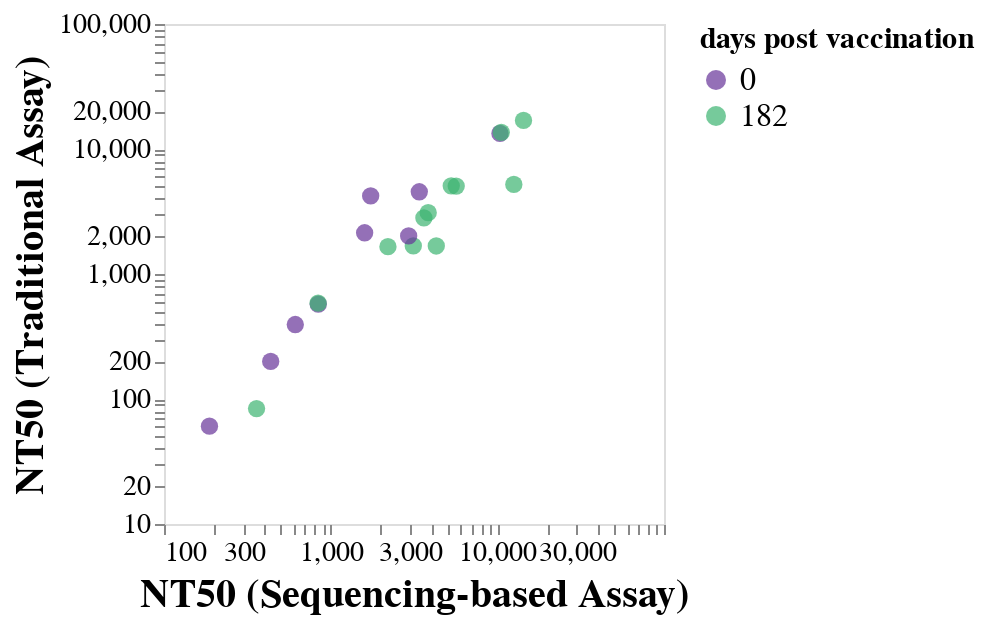

Source (notebook cell):
### Code cell
#Create a plot of correlation colored by collection day
alt.Chart(mergeddf).mark_point(filled=True, size=75).encode( 
    x=alt.X('titer', scale=alt.Scale(type="log"),axis=alt.Axis(title="NT50 (Sequencing-based Assay)")), 
    y=alt.Y('nt50_GFPneut', scale=alt.Scale(type="log"),axis=alt.Axis(title="NT50 (Traditional Assay)")),
    color =alt.Color('timepoint:N', sort=['0','182'], title="days post vaccination",legend=alt.Legend(orient='right',labelLimit= 0)).scale(range = ['rebeccapurple', 'mediumseagreen']),
).properties(width = 250, height = 250).configure_axis(grid=False, domain=False,labelFontSize=14,titleFontSize=20).configure_legend(titleAlign='left',labelLimit= 0,
titleFontSize=15,
labelFontSize=16
)

### Figure 1 — Vega-Lite specification as saved in the notebook (floating-point values rounded to 4 significant figures)
{"config": {"view": {"continuousWidth": 300, "continuousHeight": 300}, "axis": {"domain": false, "grid": false, "labelFontSize": 14, "titleFontSize": 20}, "legend": {"labelFontSize": 16, "labelLimit": 0, "titleAlign": "left", "titleFontSize": 15}}, "data": {"name": "data-73683ddb54ab0f9bbf14cf6c286d76fb"}, "mark": {"type": "point", "filled": true, "size": 75}, "encoding": {"color": {"field": "timepoint", "legend": {"labelLimit": 0, "orient": "right"}, "scale": {"range": ["rebeccapurple", "mediumseagreen"]}, "sort": ["0", "182"], "title": "days post vaccination", "type": "nominal"}, "x": {"axis": {"title": "NT50 (Sequencing-based Assay)"}, "field": "titer", "scale": {"type": "log"}, "type": "quantitative"}, "y": {"axis": {"title": "NT50 (Traditional Assay)"}, "field": "nt50_GFPneut", "scale": {"type": "log"}, "type": "quantitative"}}, "height": 250, "width": 250, "$schema": "https://vega.github.io/schema/vega-lite/v5.16.3.json", "datasets": {"data-73683ddb54ab0f9bbf14cf6c286d76fb": [{"serum_GFPname": "D10066_day182", "virus": "A/Hawaii/70/2019", "ic50": 0.000356, "midpoint_bound": 0.0003552, "midpoint_bound_type": "interpolated", "r2": 0.9901, "nt50_GFPneut": 2809.0, "serum": "D10066d182", "titer": 3625.0, "titer_as": "midpoint", "timepoint": "182"}, {"serum_GFPname": "D10066_day182", "virus": "A/Wisconsin/588/2019", "ic50": 0.0001921, "midpoint_bound": 0.0001921, "midpoint_bound_type": "interpolated", "r2": 0.9936, "nt50_GFPneut": 5205.0, "serum": "D10066d182", "titer": 12560.0, "titer_as": "midpoint", "timepoint": "182"}, {"serum_GFPname": "D10066_day182", "virus": "A/England/220200318/2022", "ic50": 0.0005969, "midpoint_bound": 0.0006031, "midpoint_bound_type": "interpolated", "r2": 0.9374, "nt50_GFPneut": 1675.0, "serum": "D10066d182", "titer": 4302.0, "titer_as": "midpoint", "timepoint": "182"}, {"serum_GFPname": "D10175_day0", "virus": "A/Hawaii/70/2019", "ic50": 7.511e-05, "midpoint_bound": 7.502e-05, "midpoint_bound_type": "interpolated", "r2": 0.9884, "nt50_GFPneut": 13310.0, "serum": "D10175d0", "titer": 10370.0, "titer_as": "midpoint", "timepoint": "0"}, {"serum_GFPname": "D10175_day0", "virus": "A/Wisconsin/588/2019", "ic50": 0.0002373, "midpoint_bound": 0.000237, "midpoint_bound_type": "interpolated", "r2": 0.9934, "nt50_GFPneut": 4213.0, "serum": "D10175d0", "titer": 1738.0, "titer_as": "midpoint", "timepoint": "0"}, {"serum_GFPname": "D10175_day0", "virus": "A/England/220200318/2022", "ic50": 0.000468, "midpoint_bound": 0.0004892, "midpoint_bound_type": "interpolated", "r2": 0.9577, "nt50_GFPneut": 2137.0, "serum": "D10175d0", "titer": 1599.0, "titer_as": "midpoint", "timepoint": "0"}, {"serum_GFPname": "D10175_day182", "virus": "A/Hawaii/70/2019", "ic50": 5.907e-05, "midpoint_bound": 5.916e-05, "midpoint_bound_type": "interpolated", "r2": 0.9887, "nt50_GFPneut": 16930.0, "serum": "D10175d182", "titer": 14360.0, "titer_as": "midpoint", "timepoint": "182"}, {"serum_GFPname": "D10175_day182", "virus": "A/Wisconsin/588/2019", "ic50": 7.36e-05, "midpoint_bound": 7.351e-05, "midpoint_bound_type": "interpolated", "r2": 0.9934, "nt50_GFPneut": 13590.0, "serum": "D10175d182", "titer": 10560.0, "titer_as": "midpoint", "timepoint": "182"}, {"serum_GFPname": "D10175_day182", "virus": "A/England/220200318/2022", "ic50": 0.0005966, "midpoint_bound": 0.0006024, "midpoint_bound_type": "interpolated", "r2": 0.9672, "nt50_GFPneut": 1676.0, "serum": "D10175d182", "titer": 3132.0, "titer_as": "midpoint", "timepoint": "182"}, {"serum_GFPname": "D10366_day0", "virus": "A/Hawaii/70/2019", "ic50": 0.0002199, "midpoint_bound": 0.0002236, "midpoint_bound_type": "interpolated", "r2": 0.949, "nt50_GFPneut": 4549.0, "serum": "D10366d0", "titer": 3402.0, "titer_as": "midpoint", "timepoint": "0"}, {"serum_GFPname": "D10366_day0", "virus": "A/Wisconsin/588/2019", "ic50": 0.001743, "midpoint_bound": 0.001747, "midpoint_bound_type": "interpolated", "r2": 0.9894, "nt50_GFPneut": 573.7, "serum": "D10366d0", "titer": 842.5, "titer_as": "midpoint", "timepoint": "0"}, {"serum_GFPname": "D10366_day0", "virus": "A/England/220200318/2022", "ic50": 0.0004957, "midpoint_bound": 0.0005157, "midpoint_bound_type": "interpolated", "r2": 0.9725, "nt50_GFPneut": 2017.0, "serum": "D10366d0", "titer": 2937.0, "titer_as": "midpoint", "timepoint": "0"}, {"serum_GFPname": "D10366_day182", "virus": "A/Hawaii/70/2019", "ic50": 0.0003232, "midpoint_bound": 0.0003304, "midpoint_bound_type": "interpolated", "r2": 0.9782, "nt50_GFPneut": 3094.0, "serum": "D10366d182", "titer": 3848.0, "titer_as": "midpoint", "timepoint": "182"}, {"serum_GFPname": "D10366_day182", "virus": "A/Wisconsin/588/2019", "ic50": 0.001711, "midpoint_bound": 0.001719, "midpoint_bound_type": "interpolated", "r2": 0.9892, "nt50_GFPneut": 584.6, "serum": "D10366d182", "titer": 840.9, "titer_as": "midpoint", "timepoint": "182"}, {"serum_GFPname": "D10366_day182", "virus": "A/England/220200318/2022", "ic50": 0.0006042, "midpoint_bound": 0.0006108, "midpoint_bound_type": "interpolated", "r2": 0.9693, "nt50_GFPneut": 1655.0, "serum": "D10366d182", "titer": 2206.0, "titer_as": "midpoint", "timepoint": "182"}, {"serum_GFPname": "D10378_day0", "virus": "A/Hawaii/70/2019", "ic50": 0.002535, "midpoint_bound": 0.002568, "midpoint_bound_type": "interpolated", "r2": 0.9813, "nt50_GFPneut": 394.4, "serum": "D10378d0", "titer": 613.4, "titer_as": "midpoint", "timepoint": "0"}, {"serum_GFPname": "D10378_day0", "virus": "A/Wisconsin/588/2019", "ic50": 0.005005, "midpoint_bound": 0.005022, "midpoint_bound_type": "interpolated", "r2": 0.9894, "nt50_GFPneut": 199.8, "serum": "D10378d0", "titer": 436.6, "titer_as": "midpoint", "timepoint": "0"}, {"serum_GFPname": "D10378_day0", "virus": "A/England/220200318/2022", "ic50": 0.01648, "midpoint_bound": 0.01656, "midpoint_bound_type": "interpolated", "r2": 0.8451, "nt50_GFPneut": 60.66, "serum": "D10378d0", "titer": 187.4, "titer_as": "midpoint", "timepoint": "0"}, {"serum_GFPname": "D10378_day182", "virus": "A/Hawaii/70/2019", "ic50": 0.000197, "midpoint_bound": 0.0001985, "midpoint_bound_type": "interpolated", "r2": 0.9784, "nt50_GFPneut": 5076.0, "serum": "D10378d182", "titer": 5290.0, "titer_as": "midpoint", "timepoint": "182"}, {"serum_GFPname": "D10378_day182", "virus": "A/Wisconsin/588/2019", "ic50": 0.000198, "midpoint_bound": 0.0001989, "midpoint_bound_type": "interpolated", "r2": 0.9899, "nt50_GFPneut": 5050.0, "serum": "D10378d182", "titer": 5666.0, "titer_as": "midpoint", "timepoint": "182"}, {"serum_GFPname": "D10378_day182", "virus": "A/England/220200318/2022", "ic50": 0.01194, "midpoint_bound": 0.01228, "midpoint_bound_type": "interpolated", "r2": 0.9153, "nt50_GFPneut": 83.78, "serum": "D10378d182", "titer": 359.2, "titer_as": "midpoint", "timepoint": "182"}]}}
